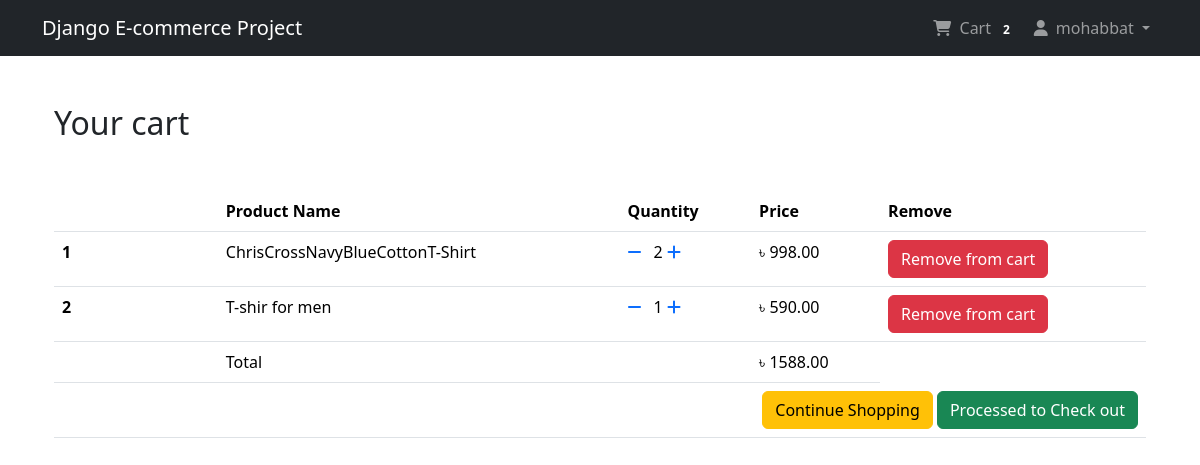
Screenshot of /shop/cart/ (signed in) with the database file from the repository.
### app_login/models.py (models this page shows, shortened)
class User(AbstractBaseUser, PermissionsMixin):
    email = models.EmailField(unique=True, null=False)
    is_staff = models.BooleanField(
        gettext_lazy('staff status'),
        default=False,
        help_text = gettext_lazy('Designates whether the use can log in this site')
    )
    is_active = models.BooleanField(
        gettext_lazy('active'),
        default = True,
        help_text = gettext_lazy('Designate whether this user should be treated as active, Unselect this instead of deleting accounts'),
    )
    USERNAME_FIELD = 'email'
    objects = MyUserManager()

class Profile(models.Model):
    user = models.OneToOneField(User, on_delete=models.CASCADE, related_name="profile")
    username = models.CharField(max_length=264, blank=True)
    full_name = models.CharField(max_length=264, blank=True, null=True)
    address = models.TextField(max_length=300, blank=True)
    city = models.CharField(max_length=40, blank=True)
    zip_code = models.CharField(max_length=10, blank=True)
    country = models.CharField(max_length=50, blank=True)
    phone = models.CharField(max_length= 20, blank=True)
    date_joined = models.DateTimeField(auto_now_add=True)

### app_order/models.py (models this page shows, shortened)
class Order(models.Model):
    orderitems = models.ManyToManyField(Cart)
    user = models.ForeignKey(settings.AUTH_USER_MODEL, on_delete=models.CASCADE)
    ordered = models.BooleanField(default=False)
    created = models.DateTimeField(auto_now_add=True)
    paymentId = models.CharField(max_length=264, blank=True, null=True)
    orderId = models.CharField(max_length=200, blank=True, null=True)
    def get_totals(self):
        total = 0
        for order_item in self.orderitems.all():
            total += float(order_item.get_total())
        return total

class Cart(models.Model):
    user = models.ForeignKey(settings.AUTH_USER_MODEL, on_delete=models.CASCADE, related_name="cart")
    item = models.ForeignKey(Product, on_delete=models.CASCADE)
    quantity = models.IntegerField(default=1)
    purchased = models.BooleanField(default=False)
    created = models.DateTimeField(auto_now_add=True)
    updated = models.DateTimeField(auto_now=True)
    def get_total(self):
        total = self.item.price * self.quantity
        float_total = format(total, '0.2f')
        return float_total

### app_shop/models.py (models this page shows, shortened)
class Product(models.Model):
    mainimage = models.ImageField(upload_to='Products')
    name = models.CharField(max_length=264)
    category = models.ForeignKey(Category, on_delete=models.CASCADE, related_name="category")
    preview_text = models.TextField(max_length=200, verbose_name="Preview Text")
    details_text = models.TextField(max_length=1000, verbose_name="description")
    price = models.FloatField()
    old_price = models.FloatField(default=0.00)
    created = models.DateTimeField(auto_now_add=True)
    class Meta:
        ordering = ['-created', ]

### app_order/views.py (the view)
# urls.py: path('cart/', views.cart_view, name="cart"),
@login_required
def cart_view(request):
    carts = Cart.objects.filter(user=request.user, purchased=False)
    orders = Order.objects.filter(user=request.user, ordered=False)
    if carts.exists() and orders.exists():
        order = orders[0]
        return render(request, 'app_order/cart.html', context={'carts':carts,'order':order})
    else:
        messages.warning(request, "You don't have any item in your cart!")
        return redirect('app_shop:home')

### app_order/templatetags/cart_tag.py (called while the page is built)
@register.filter
def cart_total(user):
    order = Order.objects.filter(user=user, ordered=False)
    if order.exists():
        return order[0].orderitems.count()
    else:
        return 0

### templates/app_order/cart.html (shortened to what this page needs)
{% extends 'base.html' %}
{% block content %}
<div class="container my-5">
    <div class="my-5">
        <h2>Your cart</h2>
    </div>
    <table class="table table-hover">
        <thead>
            <tr>
                <th scope="col" width="15%"></th>
                <th scope="col">Product Name</th>
                <th scope="col">Quantity</th>
                <th scope="col" align="right">Price</th>
                <th scope="col">Remove</th>
            </tr>
        </thead>
        <tbody>
            {% for cart in carts %}
            <tr>
                <th scope="row">{{forloop.counter}}</th>
                <td>{{cart.item.name}}</td>
                <td>
                    <a href="#" class="me-2"><span><i class="fas fa-minus"></i></span></a>
                    {{cart.quantity}}
                    <a href="#" class="me-2"><span><i class="fas fa-plus"></i></span></a>
                </td>
                <td>&#2547; {{cart.get_total}}</td>
                <td><a href="" class="btn btn-danger bt-sm">Remove from cart</a></td>
            </tr>
            {% endfor %}
            <tr>
                <th scope="row"></th>
                <td colspan="2">Total</td>
                <td >&#2547; {{order.get_totals | floatformat:2}}</td>
            </tr>
            <tr>
                <th scope="row"></th>
                <td colspan="4" class="text-end">
                    <a href="{% url 'app_shop:home' %}" class="btn btn-warning">Continue Shopping</a>
                    <a href="#" class="btn btn-success">Processed to Check out</a>
                </td>
            </tr>
        </tbody>
    </table>
</div>
{% endblock %}

### templates/navbar.html (shortened to what this page needs)
{% load cart_tag %}
<nav class="navbar navbar-expand-lg navbar-dark bg-dark">
    <div class="container">
        <a href="{% url 'app_shop:home' %}" class="navbar-brand">Django E-commerce Project</a>
        <div class="collapse navbar-collapse" id="navbarNav">
            <ul class="navbar-nav ms-auto">
                {% if request.user.is_authenticated %}
                <li class="nav-item">
                    <a class="nav-link" href="{% url 'app_order:cart' %}">
                        <i class="fa-solid fa-cart-shopping me-1"></i> Cart
                        <span class="badge badge-light">{{ request.user | cart_total }}</span>
                    </a>
                </li>
                <li class="nav-item dropdown">
                    <a class="nav-link dropdown-toggle" href="#" id="profileDropdown" role="button"
                       data-bs-toggle="dropdown" aria-expanded="false">
                        <i class="fa-solid fa-user me-1"></i> {{request.user.profile.username}}
                    </a>
                </li>
                {% else %}
                    <li class="nav-item">
                        <a class="nav-link btn btn-outline-primary ms-3 px-3 py-1" href="{% url 'app_login:login' %}">
                            <i class="fa-solid fa-right-to-bracket me-1"></i> Login
                        </a>
                    </li>
                {% endif %}
            </ul>
        </div>
    </div>
</nav>

### rows the page displays
User: user|cart_total "2", user.profile.username "mohabbat"
Cart: item.name "ChrisCrossNavyBlueCottonT-Shirt", quantity "2", get_total "998.00"
Cart: item.name "T-shir for men", quantity "1", get_total "590.00"
Order: get_totals "1588.00"
